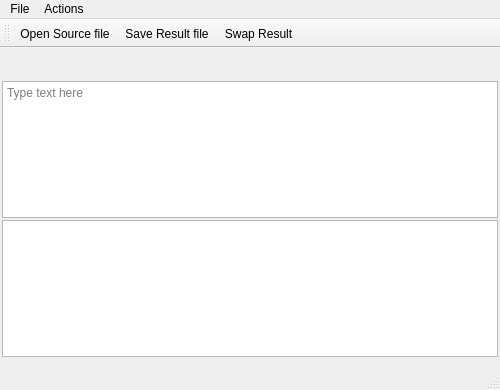
<?xml version="1.0" encoding="UTF-8"?>
<ui version="4.0">
 <class>MainWindow</class>
 <widget class="QMainWindow" name="MainWindow">
  <property name="geometry">
   <rect>
    <x>0</x>
    <y>0</y>
    <width>500</width>
    <height>390</height>
   </rect>
  </property>
  <property name="windowTitle">
   <string>Morse code converter</string>
  </property>
  <widget class="QWidget" name="centralWidget">
   <layout class="QVBoxLayout" name="verticalLayout_2">
    <property name="spacing">
     <number>2</number>
    </property>
    <property name="leftMargin">
     <number>2</number>
    </property>
    <property name="topMargin">
     <number>2</number>
    </property>
    <property name="rightMargin">
     <number>2</number>
    </property>
    <item>
     <layout class="QHBoxLayout" name="horizontalLayout">
      <item>
       <widget class="QLabel" name="label_2">
        <property name="sizePolicy">
         <sizepolicy hsizetype="Maximum" vsizetype="Preferred">
          <horstretch>0</horstretch>
          <verstretch>0</verstretch>
         </sizepolicy>
        </property>
        <property name="text">
         <string/>
        </property>
        <property name="pixmap">
         <pixmap resource="resource.qrc">:/images/milo.png</pixmap>
        </property>
       </widget>
      </item>
      <item>
       <widget class="QLabel" name="label">
        <property name="font">
         <font>
          <pointsize>19</pointsize>
          <weight>75</weight>
          <bold>true</bold>
         </font>
        </property>
        <property name="text">
         <string/>
        </property>
        <property name="scaledContents">
         <bool>false</bool>
        </property>
       </widget>
      </item>
     </layout>
    </item>
    <item>
     <layout class="QVBoxLayout" name="verticalLayout">
      <property name="spacing">
       <number>2</number>
      </property>
      <item>
       <widget class="QPlainTextEdit" name="inputField">
        <property name="placeholderText">
         <string>Type text here</string>
        </property>
       </widget>
      </item>
      <item>
       <widget class="QTextBrowser" name="resultBrowser"/>
      </item>
     </layout>
    </item>
   </layout>
  </widget>
  <widget class="QMenuBar" name="menuBar">
   <property name="geometry">
    <rect>
     <x>0</x>
     <y>0</y>
     <width>500</width>
     <height>20</height>
    </rect>
   </property>
   <widget class="QMenu" name="menuFile">
    <property name="title">
     <string>File</string>
    </property>
    <addaction name="actionOpen_file"/>
    <addaction name="actionSave_file"/>
    <addaction name="separator"/>
    <addaction name="actionExit"/>
   </widget>
   <widget class="QMenu" name="menuActions">
    <property name="title">
     <string>Actions</string>
    </property>
    <addaction name="actionSwap_Result"/>
   </widget>
   <addaction name="menuFile"/>
   <addaction name="menuActions"/>
  </widget>
  <widget class="QToolBar" name="mainToolBar">
   <attribute name="toolBarArea">
    <enum>TopToolBarArea</enum>
   </attribute>
   <attribute name="toolBarBreak">
    <bool>false</bool>
   </attribute>
   <addaction name="actionOpen_file"/>
   <addaction name="actionSave_file"/>
   <addaction name="actionSwap_Result"/>
  </widget>
  <widget class="QStatusBar" name="statusBar"/>
  <action name="actionOpen_file">
   <property name="icon">
    <iconset resource="resource.qrc">
     <normaloff>:/images/import1.png</normaloff>:/images/import1.png</iconset>
   </property>
   <property name="text">
    <string>Open Source file...</string>
   </property>
   <property name="shortcut">
    <string>Ctrl+O</string>
   </property>
  </action>
  <action name="actionSave_file">
   <property name="icon">
    <iconset resource="resource.qrc">
     <normaloff>:/images/save_as.png</normaloff>:/images/save_as.png</iconset>
   </property>
   <property name="text">
    <string>Save Result file...</string>
   </property>
   <property name="shortcut">
    <string>Ctrl+S</string>
   </property>
  </action>
  <action name="actionExit">
   <property name="text">
    <string>Exit</string>
   </property>
  </action>
  <action name="actionSwap_Result">
   <property name="icon">
    <iconset resource="resource.qrc">
     <normaloff>:/images/replace2.png</normaloff>:/images/replace2.png</iconset>
   </property>
   <property name="text">
    <string>Swap Result</string>
   </property>
  </action>
 </widget>
 <layoutdefault spacing="6" margin="11"/>
 <resources>
  <include location="resource.qrc"/>
 </resources>
 <connections/>
</ui>
